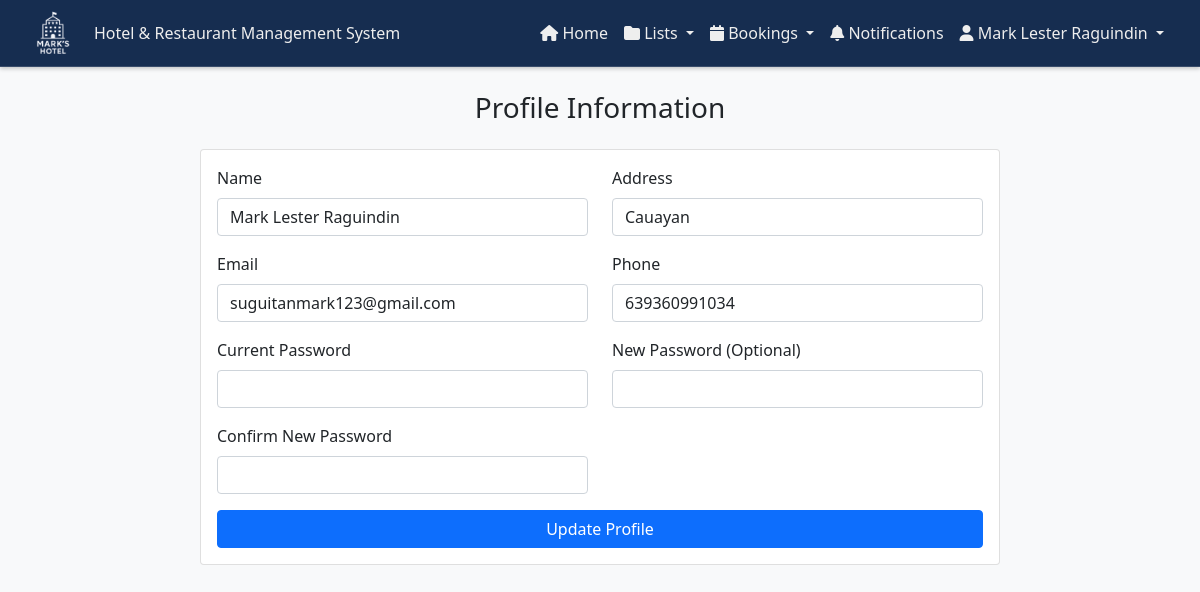
The app's page /admin/profile.php (signed in), older data.
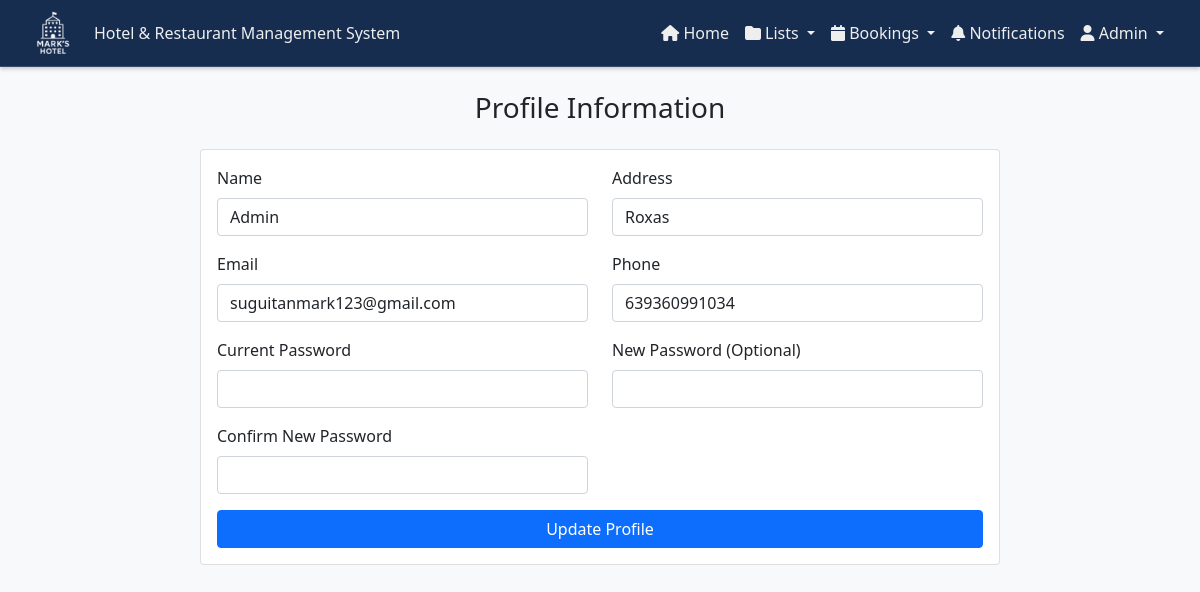
The same page, newer data.
### tables this page shows
CREATE TABLE `users` (
  `user_id` int(11) NOT NULL,
  `name` varchar(255) NOT NULL,
  `address` varchar(50) NOT NULL,
  `email` varchar(50) NOT NULL,
  `password` varchar(50) NOT NULL,
  `role` varchar(20) DEFAULT NULL,
  `phone` tinytext DEFAULT NULL
);

### admin/profile.php (the view, shortened to what the changed rows need)
<?php
include '../components/config.php';
$user_id = $_SESSION['user_id'];
$query = "SELECT name, address, email, phone FROM users WHERE user_id = ?";
$stmt = $con->prepare($query);
$stmt->bind_param("i", $user_id);
$stmt->execute();
$result = $stmt->get_result();
$user = $result->fetch_assoc();
?>
<!DOCTYPE html>
<html lang="en">
<head>
    <link href="https://cdn.jsdelivr.net/npm/bootstrap@5.0.2/dist/css/bootstrap.min.css" rel="stylesheet">
    <link rel="stylesheet" href="https://cdnjs.cloudflare.com/ajax/libs/font-awesome/6.0.0-beta3/css/all.min.css" />
    <link rel="stylesheet" href="../css/customAdminHeader.css">
    <link rel="stylesheet" href="https://cdnjs.cloudflare.com/ajax/libs/font-awesome/6.7.2/css/all.min.css">
    <link rel="stylesheet" href="../css/notifications.css">
    <link rel="stylesheet" href="../css/darkTheme.css">
</head>
<body>
    <?php include '../components/header_admin.php'; ?>
    <div class="container mt-4">
        <div class="card mx-auto mt-4" style="max-width: 800px;">
            <div class="card-body">
                <form action="profile.php" method="POST">
                    <div class="row">
                        <div class="col-md-6">
                            <div class="mb-3">
                                <label for="name" class="form-label">Name</label>
                                <input type="text" class="form-control" id="name" name="name" value="<?php echo htmlspecialchars($user['name']); ?>" required>
                            </div>
                            <div class="mb-3">
                                <label for="email" class="form-label">Email</label>
                                <input type="email" class="form-control" id="email" name="email" value="<?php echo htmlspecialchars($user['email']); ?>" required>
                            </div>
                        </div>
                        <div class="col-md-6">
                            <div class="mb-3">
                                <label for="address" class="form-label">Address</label>
                                <input type="text" class="form-control" id="address" name="address" value="<?php echo htmlspecialchars($user['address']); ?>" required>
                            </div>
                            <div class="mb-3">
                                <label for="phone" class="form-label">Phone</label>
                                <input type="text" class="form-control" id="phone" name="phone" value="<?php echo htmlspecialchars($user['phone']); ?>" required>
                            </div>
                        </div>
                    </div>
                </form>
            </div>
        </div>
    </div>
</body>
</html>

### components/header_admin.php (shortened to what the changed rows need)
<nav class="navbar navbar-expand-lg custom-navbar">
    <div class="container-fluid">
        <div class="collapse navbar-collapse" id="navbarNav">
            <ul class="navbar-nav ms-auto">
                <li class="nav-item dropdown">
                    <a class="nav-link dropdown-toggle" href="#" id="userDropdown" role="button" data-bs-toggle="dropdown" aria-expanded="false">
                        <i class="fas fa-user"></i> <?php echo htmlspecialchars($_SESSION['name'] ?? 'User'); ?>
                    </a>
                </li>
            </ul>
        </div>
    </div>
</nav>

Row changes from the older to the newer data that the page shows:
changed users "suguitanmark123@gmail.com": name "Mark Lester Raguindin" → "Admin"; address "Cauayan" → "Roxas"
Text that changed along with them:
$_SESSION['name']: "Mark Lester Raguindin" → "Admin"
